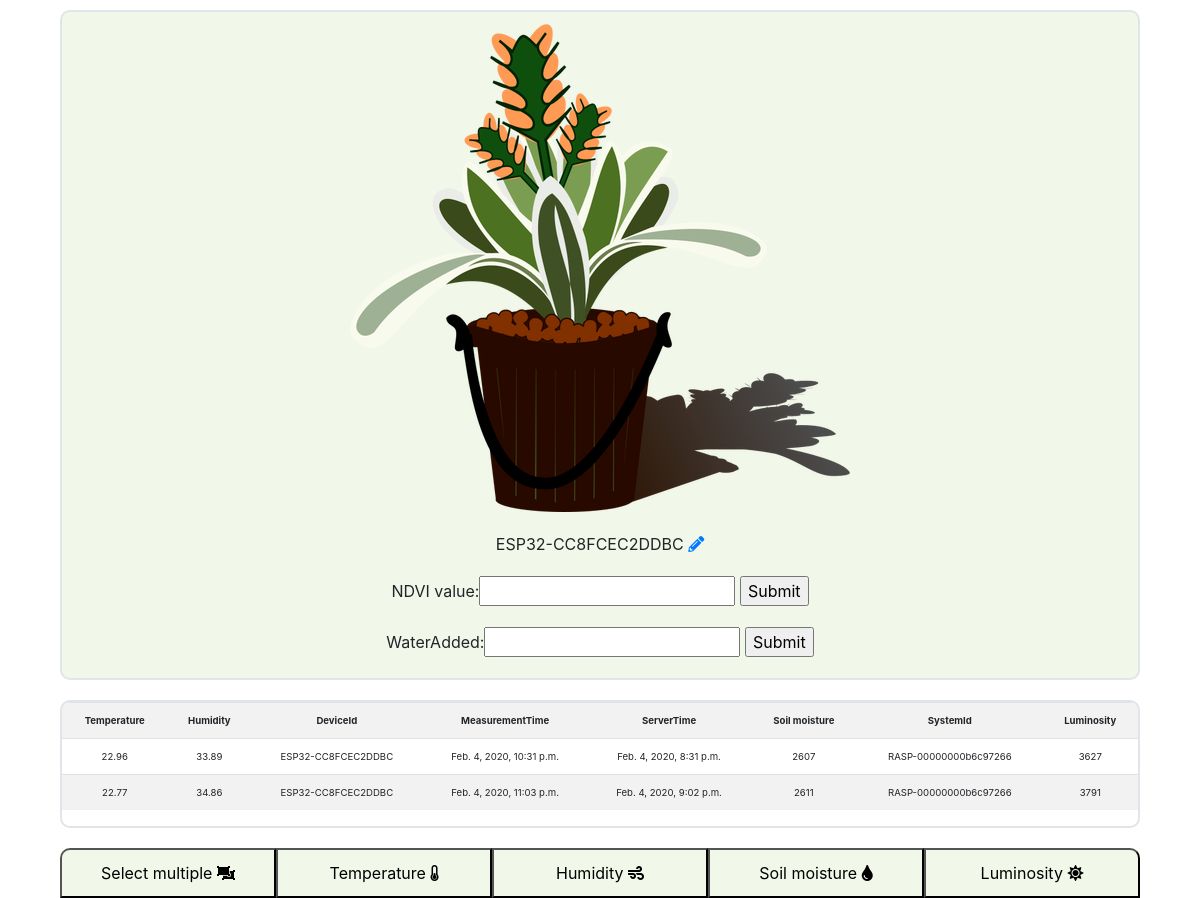
The app's page /myplants/19 (signed in) with its own data.
### polls/models.py (models this page shows)
class Plants(models.Model):
  user = models.ForeignKey(custom_user,on_delete=models.CASCADE)
  nickname = models.CharField(max_length=20, blank=True)
  deviceid = models.CharField(max_length=20)
  plant_pic = models.ImageField(upload_to='plant_pics', blank=True)

class PlantData(models.Model):
  DeviceId = models.CharField(max_length = 20, default='')
  SystemId = models.CharField(max_length = 20, default='')
  MeasurementTime = models.DateTimeField(default=datetime.now)
  ServerTime = models.DateTimeField(default=datetime.now)
  Temperature = models.FloatField(default=0)
  Humidity = models.FloatField(default=0)
  SoilMoisture = models.IntegerField(default=0)
  Luminosity = models.IntegerField(default=0)

### polls/views.py (the view)
# urls.py: path('myplants/<id>', display, name='display'),
def display(request, id):
    time_threshold = datetime.now() - timedelta(hours=24)
    plantinfo = Plants.objects.filter(user=request.user).get(id=id)
    datas = PlantData.objects.filter(DeviceId=plantinfo.deviceid).filter(ServerTime__gt=time_threshold)
    plantinfo = Plants.objects.filter(user=request.user).get(id=id)
    dates = []
    for plant in datas:
        dates.append(str(plant.ServerTime))
    if request.method == 'POST':
        if request.POST.get('NDVI_value'):
            ndviform = NDVIForm(request.POST)
            if ndviform.is_valid():
                ndviform.instance.Plant = plantinfo
                ndviform.save()
                waterform = WaterForm()
        else:
            waterform = WaterForm(request.POST)
            if waterform.is_valid():
                waterform.instance.Plant = plantinfo
                waterform.save()
                ndviform = NDVIForm()
    else:
        ndviform = NDVIForm()
        waterform = WaterForm()
    return render(request, 'planttemplate.html', {'plantinfo': plantinfo, 'id': id, 'plantdatas': datas, 'ndviform': ndviform, 'waterform': waterform, 'dates': dates})

### polls/forms.py
class NDVIForm(forms.ModelForm):
    class Meta:
        model = NDVIMeasurement
        fields = ('NDVI_value',)

class WaterForm(forms.ModelForm):
    class Meta:
        model = Water
        fields = ('WaterAdded',)

### polls/templates/planttemplate.html (shortened to what this page needs)
{% load static %}
{% load extras %}
{% load fontawesome_5 %}
{% fontawesome_5_static %}
<html>
<link rel="stylesheet" href="https://stackpath.bootstrapcdn.com/bootstrap/4.3.1/css/bootstrap.min.css">
<link rel="stylesheet" type="text/css" href="{% static 'css/planttemplate.css' %}">
<head><title>Home Page</title></head>
<body>
<div class="maincontainer">
<div class="imagecontainer">
  <img src="/static/images/plant.png" class="img"/>
  <span class="caption">{{ plantinfo.nickname }}<a href="/myplants/{{ plantinfo.id }}/update" class="link"> {% fa5_icon 'pencil-alt' 'fas' %}</a></span>
<form method="post">
    {{ ndviform }}
    <input type="submit" value="Submit">
</form>
<form method="post">
  {{ waterform }}
  <input type="submit" value="Submit">
</form>
</div>
<div class="tablecontainer">
<table class="table table-striped">
<tr>
  <th>Temperature</th>
  <th>Humidity</th>
  <th>DeviceId</th>
  <th>MeasurementTime</th>
  <th>ServerTime</th>
  <th>Soil moisture</th>
  <th>SystemId</th>
  <th>Luminosity</th>
</tr>
{% for datarow in plantdatas %}
<tr>
  <td>{{ datarow.Temperature }}</td>
  <td>{{ datarow.Humidity }}</td>
  <td>{{ datarow.DeviceId }}</td>
  <td>{{ datarow.MeasurementTime }}</td>
  <td>{{ datarow.ServerTime }}</td>
  <td>{{ datarow.SoilMoisture }}</td>
  <td>{{ datarow.SystemId }}</td>
  <td>{{ datarow.Luminosity }}</td>
</tr>
{% endfor %}
</table>
</div>
</div>
<div id="chart_container">
<div id="chart_selection_div">
  <li id="chart_selection_list">
    <Button id="multiselect_button" onClick="multiSelectSwitch()">Select multiple {% fa5_icon 'object-ungroup' 'fas' %}</Button>
    <Button id="temperature_button" onClick="selectChart('temperature_div')">Temperature {% fa5_icon 'thermometer-quarter' 'fas' %}</Button>
    <Button id="humidity_button" onClick="selectChart('humidity_div')">Humidity {% fa5_icon 'wind' 'fas' %}</Button>
    <Button id="soilmoisture_button" onClick="selectChart('soilmoisture_div')">Soil moisture {% fa5_icon 'tint' 'fas' %}</Button>
    <Button id="luminosity_button" onClick="selectChart('luminosity_div')">Luminosity {% fa5_icon 'sun' 'fas' %}</Button>
  </li>
</div>
</div>
</body>
</html>

### polls/static/css/planttemplate.css (style rules this page uses)
html { background: url(/static/images/background1.jpg) no-repeat center center fixed; background-size: cover; overflow-y: scroll; }
body { margin-right: 50px; margin-left: 50px; background: transparent; }
.tablecontainer { overflow:hidden; overflow-y: scroll; overflow-x: scroll; height: 602px; }
.maincontainer { background: transparent; display: flex; flex-direction: row; flex-wrap: row; width: 100%; margin-left: 0px !important; margin-right: 0px !important; justify-content: center; }
.imagecontainer { flex-basis: 25%; flex: 1; text-align: center; background-color: #f1f8e9; border-radius: 10px; margin: 10px; border: 2px solid #e1e4e8 !important; }
table, th, td, h1 { text-align: center; }
.tablecontainer { display: flex; flex-basis: 75%; flex: 2; background-color: white; border-radius: 10px; margin: 10px; border: 2px solid #e1e4e8 !important; font-size: 0.8vw !important; }
.tablecontainer table { font-size: 0.8vw !important; }
.caption { display: block; text-align: center; padding-top: 20px; padding-bottom: 20px; }
#chart_selection_div { display: flex; flex-direction: row; margin-left: 10px; margin-right: 10px; }
#chart_selection_div li { text-align: center; list-style-type: none; flex: 1; display: flex; }
#multiselect_button { border-radius: 10px 0 0 0; }
#luminosity_button { border-radius: 0 10px 0 0; }
#chart_selection_div li Button { margin-top: 10px; flex: 1; padding: 0px !important; min-height: 50px; background-color: #f1f8e9; }
@media screen and (min-width: 800px) { .imagecontainer { flex: 1 } }
@media screen and (min-width: 800px) { .tablecontainer { flex: 3 } }
@media screen and (max-width: 1605px) { .maincontainer { flex-direction: column; } }

### records on screen
Plants: nickname "ESP32-CC8FCEC2DDBC"
PlantData: Temperature "22.96", Humidity "33.89", DeviceId "ESP32-CC8FCEC2DDBC", MeasurementTime "Feb. 4, 2020, 10:31 p.m.", ServerTime "Feb. 4, 2020, 8:31 p.m.", SoilMoisture "2607", SystemId "RASP-00000000b6c97266", Luminosity "3627"
PlantData: Temperature "22.77", Humidity "34.86", DeviceId "ESP32-CC8FCEC2DDBC", MeasurementTime "Feb. 4, 2020, 11:03 p.m.", ServerTime "Feb. 4, 2020, 9:02 p.m.", SoilMoisture "2611", SystemId "RASP-00000000b6c97266", Luminosity "3791"
